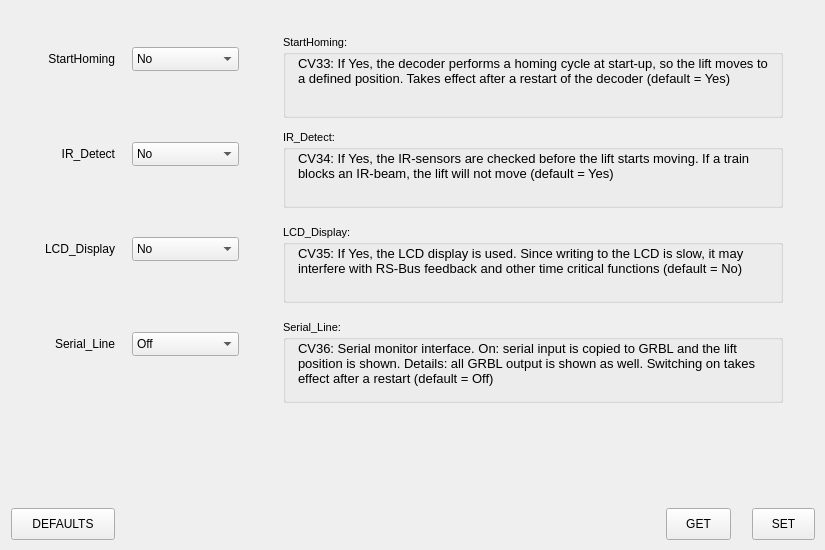
<?xml version='1.0' encoding='UTF-8'?>
<ui version="4.0">
 <class>LiftTab</class>
 <widget class="QWidget" name="LiftTab">
  <property name="geometry">
   <rect>
    <x>0</x>
    <y>0</y>
    <width>825</width>
    <height>550</height>
   </rect>
  </property>
  <widget class="QLabel" name="label1">
   <property name="geometry">
    <rect>
     <x>20</x>
     <y>51</y>
     <width>95</width>
     <height>16</height>
    </rect>
   </property>
   <property name="text">
    <string>StartHoming</string>
   </property>
   <property name="alignment">
    <set>Qt::AlignRight|Qt::AlignVCenter</set>
   </property>
  </widget>
  <widget class="CenteredComboBox" name="comboStartHoming">
   <property name="geometry">
    <rect>
     <x>132</x>
     <y>47</y>
     <width>107</width>
     <height>24</height>
    </rect>
   </property>
   <item>
    <property name="text">
     <string>No</string>
    </property>
   </item>
   <item>
    <property name="text">
     <string>Yes</string>
    </property>
   </item>
  </widget>
  <widget class="QGroupBox" name="groupBox2">
   <property name="geometry">
    <rect>
     <x>283</x>
     <y>35</y>
     <width>500</width>
     <height>83</height>
    </rect>
   </property>
   <property name="title">
    <string>StartHoming:</string>
   </property>
   <property name="font">
    <font>
     <pointsize>8</pointsize>
    </font>
   </property>
   <widget class="QLabel" name="label3">
    <property name="geometry">
     <rect>
      <x>15</x>
      <y>21</y>
      <width>478</width>
      <height>58</height>
     </rect>
    </property>
    <property name="text">
     <string>CV33: If Yes, the decoder performs a homing cycle at start-up, so the lift moves to a defined position. Takes effect after a restart of the decoder (default = Yes)</string>
    </property>
    <property name="alignment">
     <set>Qt::AlignLeft|Qt::AlignTop</set>
    </property>
    <property name="wordWrap">
     <bool>true</bool>
    </property>
    <property name="font">
     <font>
      <pointsize>10</pointsize>
      <bold>false</bold>
     </font>
    </property>
   </widget>
  </widget>
  <widget class="QLabel" name="label4">
   <property name="geometry">
    <rect>
     <x>20</x>
     <y>146</y>
     <width>95</width>
     <height>16</height>
    </rect>
   </property>
   <property name="text">
    <string>IR_Detect</string>
   </property>
   <property name="alignment">
    <set>Qt::AlignRight|Qt::AlignVCenter</set>
   </property>
  </widget>
  <widget class="CenteredComboBox" name="comboIrDetect">
   <property name="geometry">
    <rect>
     <x>132</x>
     <y>142</y>
     <width>107</width>
     <height>24</height>
    </rect>
   </property>
   <item>
    <property name="text">
     <string>No</string>
    </property>
   </item>
   <item>
    <property name="text">
     <string>Yes</string>
    </property>
   </item>
  </widget>
  <widget class="QGroupBox" name="groupBox5">
   <property name="geometry">
    <rect>
     <x>283</x>
     <y>130</y>
     <width>500</width>
     <height>78</height>
    </rect>
   </property>
   <property name="title">
    <string>IR_Detect:</string>
   </property>
   <property name="font">
    <font>
     <pointsize>8</pointsize>
    </font>
   </property>
   <widget class="QLabel" name="label6">
    <property name="geometry">
     <rect>
      <x>15</x>
      <y>21</y>
      <width>478</width>
      <height>53</height>
     </rect>
    </property>
    <property name="text">
     <string>CV34: If Yes, the IR-sensors are checked before the lift starts moving. If a train blocks an IR-beam, the lift will not move (default = Yes)</string>
    </property>
    <property name="alignment">
     <set>Qt::AlignLeft|Qt::AlignTop</set>
    </property>
    <property name="wordWrap">
     <bool>true</bool>
    </property>
    <property name="font">
     <font>
      <pointsize>10</pointsize>
      <bold>false</bold>
     </font>
    </property>
   </widget>
  </widget>
  <widget class="QLabel" name="label7">
   <property name="geometry">
    <rect>
     <x>20</x>
     <y>241</y>
     <width>95</width>
     <height>16</height>
    </rect>
   </property>
   <property name="text">
    <string>LCD_Display</string>
   </property>
   <property name="alignment">
    <set>Qt::AlignRight|Qt::AlignVCenter</set>
   </property>
  </widget>
  <widget class="CenteredComboBox" name="comboLcdDisplay">
   <property name="geometry">
    <rect>
     <x>132</x>
     <y>237</y>
     <width>107</width>
     <height>24</height>
    </rect>
   </property>
   <item>
    <property name="text">
     <string>No</string>
    </property>
   </item>
   <item>
    <property name="text">
     <string>Yes</string>
    </property>
   </item>
  </widget>
  <widget class="QGroupBox" name="groupBox8">
   <property name="geometry">
    <rect>
     <x>283</x>
     <y>225</y>
     <width>500</width>
     <height>78</height>
    </rect>
   </property>
   <property name="title">
    <string>LCD_Display:</string>
   </property>
   <property name="font">
    <font>
     <pointsize>8</pointsize>
    </font>
   </property>
   <widget class="QLabel" name="label9">
    <property name="geometry">
     <rect>
      <x>15</x>
      <y>21</y>
      <width>478</width>
      <height>53</height>
     </rect>
    </property>
    <property name="text">
     <string>CV35: If Yes, the LCD display is used. Since writing to the LCD is slow, it may interfere with RS-Bus feedback and other time critical functions (default = No)</string>
    </property>
    <property name="alignment">
     <set>Qt::AlignLeft|Qt::AlignTop</set>
    </property>
    <property name="wordWrap">
     <bool>true</bool>
    </property>
    <property name="font">
     <font>
      <pointsize>10</pointsize>
      <bold>false</bold>
     </font>
    </property>
   </widget>
  </widget>
  <widget class="QLabel" name="label10">
   <property name="geometry">
    <rect>
     <x>20</x>
     <y>336</y>
     <width>95</width>
     <height>16</height>
    </rect>
   </property>
   <property name="text">
    <string>Serial_Line</string>
   </property>
   <property name="alignment">
    <set>Qt::AlignRight|Qt::AlignVCenter</set>
   </property>
  </widget>
  <widget class="CenteredComboBox" name="comboSerialLine">
   <property name="geometry">
    <rect>
     <x>132</x>
     <y>332</y>
     <width>107</width>
     <height>24</height>
    </rect>
   </property>
   <item>
    <property name="text">
     <string>Off</string>
    </property>
   </item>
   <item>
    <property name="text">
     <string>On</string>
    </property>
   </item>
   <item>
    <property name="text">
     <string>Details</string>
    </property>
   </item>
  </widget>
  <widget class="QGroupBox" name="groupBox11">
   <property name="geometry">
    <rect>
     <x>283</x>
     <y>320</y>
     <width>500</width>
     <height>83</height>
    </rect>
   </property>
   <property name="title">
    <string>Serial_Line:</string>
   </property>
   <property name="font">
    <font>
     <pointsize>8</pointsize>
    </font>
   </property>
   <widget class="QLabel" name="label12">
    <property name="geometry">
     <rect>
      <x>15</x>
      <y>21</y>
      <width>478</width>
      <height>58</height>
     </rect>
    </property>
    <property name="text">
     <string>CV36: Serial monitor interface. On: serial input is copied to GRBL and the lift position is shown. Details: all GRBL output is shown as well. Switching on takes effect after a restart (default = Off)</string>
    </property>
    <property name="alignment">
     <set>Qt::AlignLeft|Qt::AlignTop</set>
    </property>
    <property name="wordWrap">
     <bool>true</bool>
    </property>
    <property name="font">
     <font>
      <pointsize>10</pointsize>
      <bold>false</bold>
     </font>
    </property>
   </widget>
  </widget>
  <widget class="QPushButton" name="buttonLiftTabDefaults">
   <property name="geometry">
    <rect>
     <x>11</x>
     <y>508</y>
     <width>104</width>
     <height>32</height>
    </rect>
   </property>
   <property name="text">
    <string>DEFAULTS</string>
   </property>
  </widget>
  <widget class="QPushButton" name="buttonLiftTabGet">
   <property name="geometry">
    <rect>
     <x>666</x>
     <y>508</y>
     <width>65</width>
     <height>32</height>
    </rect>
   </property>
   <property name="text">
    <string>GET</string>
   </property>
  </widget>
  <widget class="QPushButton" name="buttonLiftTabSet">
   <property name="geometry">
    <rect>
     <x>752</x>
     <y>508</y>
     <width>63</width>
     <height>32</height>
    </rect>
   </property>
   <property name="text">
    <string>SET</string>
   </property>
  </widget>
 </widget>
 <customwidgets>
  <customwidget>
   <class>CenteredComboBox</class>
   <extends>QComboBox</extends>
   <header>CenteredComboBox.h</header>
  </customwidget>
 </customwidgets>
 <resources />
 <connections />
</ui>
